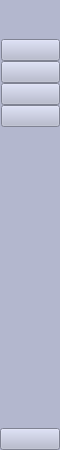
     <widget class="QWidget" name="iconos" native="true">
      <property name="maximumSize">
       <size>
        <width>60</width>
        <height>571</height>
       </size>
      </property>
      <property name="styleSheet">
       <string notr="true">background-color: rgb(179, 183, 206);</string>
      </property>
      <layout class="QVBoxLayout" name="verticalLayout_3">
       <property name="spacing">
        <number>0</number>
       </property>
       <property name="leftMargin">
        <number>0</number>
       </property>
       <property name="topMargin">
        <number>0</number>
       </property>
       <property name="rightMargin">
        <number>0</number>
       </property>
       <property name="bottomMargin">
        <number>0</number>
       </property>
       <item>
        <layout class="QHBoxLayout" name="horizontalLayout_2">
         <item>
          <spacer name="horizontalSpacer_3">
           <property name="orientation">
            <enum>Qt::Horizontal</enum>
           </property>
           <property name="sizeHint" stdset="0">
            <size>
             <width>18</width>
             <height>20</height>
            </size>
           </property>
          </spacer>
         </item>
         <item>
          <widget class="QLabel" name="label">
           <property name="minimumSize">
            <size>
             <width>30</width>
             <height>30</height>
            </size>
           </property>
           <property name="maximumSize">
            <size>
             <width>50</width>
             <height>50</height>
            </size>
           </property>
           <property name="text">
            <string/>
           </property>
           <property name="pixmap">
            <pixmap>imagenes/usuario.svg</pixmap>
           </property>
           <property name="scaledContents">
            <bool>true</bool>
           </property>
          </widget>
         </item>
         <item>
          <spacer name="horizontalSpacer_2">
           <property name="orientation">
            <enum>Qt::Horizontal</enum>
           </property>
           <property name="sizeHint" stdset="0">
            <size>
             <width>28</width>
             <height>20</height>
            </size>
           </property>
          </spacer>
         </item>
        </layout>
       </item>
       <item>
        <layout class="QVBoxLayout" name="verticalLayout">
         <property name="leftMargin">
          <number>1</number>
         </property>
         <property name="topMargin">
          <number>9</number>
         </property>
         <item>
          <widget class="QPushButton" name="inicio1">
           <property name="text">
            <string/>
           </property>
           <property name="icon">
            <iconset>
             <normaloff>imagenes/home.svg</normaloff>imagenes/home.svg</iconset>
           </property>
           <property name="iconSize">
            <size>
             <width>50</width>
             <height>50</height>
            </size>
           </property>
           <property name="checkable">
            <bool>true</bool>
           </property>
           <property name="autoExclusive">
            <bool>true</bool>
           </property>
          </widget>
         </item>
         <item>
          <widget class="QPushButton" name="inventario1">
           <property name="text">
            <string/>
           </property>
           <property name="icon">
            <iconset>
             <normalon>imagenes/inventario.svg</normalon>
            </iconset>
           </property>
           <property name="iconSize">
            <size>
             <width>50</width>
             <height>50</height>
            </size>
           </property>
           <property name="checkable">
            <bool>true</bool>
           </property>
           <property name="autoExclusive">
            <bool>true</bool>
           </property>
          </widget>
         </item>
         <item>
          <widget class="QPushButton" name="comprar1">
           <property name="text">
            <string/>
           </property>
           <property name="icon">
            <iconset>
             <normalon>imagenes/comprar.svg</normalon>
            </iconset>
           </property>
           <property name="iconSize">
            <size>
             <width>50</width>
             <height>50</height>
            </size>
           </property>
           <property name="checkable">
            <bool>true</bool>
           </property>
           <property name="autoExclusive">
            <bool>true</bool>
           </property>
          </widget>
         </item>
         <item>
          <widget class="QPushButton" name="reporte1">
           <property name="text">
            <string/>
           </property>
           <property name="icon">
            <iconset>
             <normaloff>imagenes/estadisticas.svg</normaloff>imagenes/estadisticas.svg</iconset>
           </property>
           <property name="iconSize">
            <size>
             <width>50</width>
             <height>50</height>
            </size>
           </property>
           <property name="checkable">
            <bool>true</bool>
           </property>
           <property name="autoExclusive">
            <bool>true</bool>
           </property>
          </widget>
         </item>
        </layout>
       </item>
       <item>
        <spacer name="verticalSpacer">
         <property name="orientation">
          <enum>Qt::Vertical</enum>
         </property>
         <property name="sizeHint" stdset="0">
          <size>
           <width>20</width>
           <height>301</height>
          </size>
         </property>
        </spacer>
       </item>
       <item>
        <widget class="QPushButton" name="salir1">
         <property name="text">
          <string/>
         </property>
         <property name="icon">
          <iconset>
           <normaloff>imagenes/apagado.svg</normaloff>imagenes/apagado.svg</iconset>
         </property>
         <property name="iconSize">
          <size>
           <width>50</width>
           <height>50</height>
          </size>
         </property>
        </widget>
       </item>
      </layout>
     </widget>
